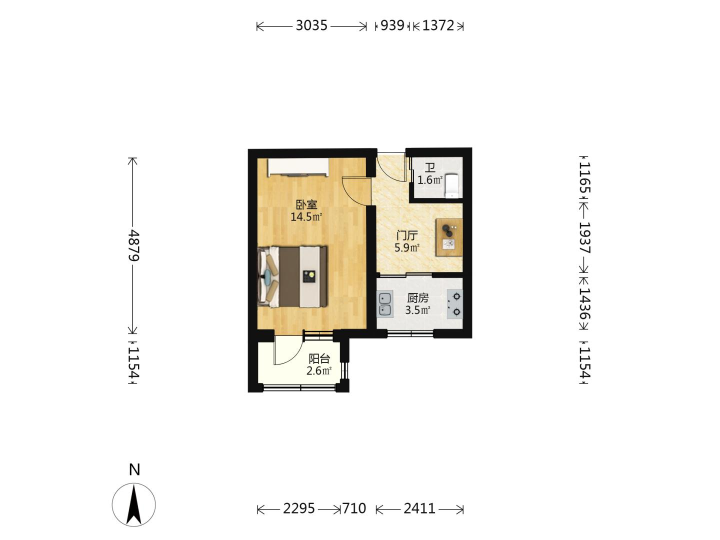
#> input picture dataset/pre/1室1厅1卫-37.7-38.3㎡-南.jpg, 1440 x 1080 px (shown at 1/2 size); its folder holds 4 pictures in this run
$ python pic_process.py
#> lines starting #> are read from the running program, lines starting #| are printed output that depends on the picture
from PIL import Image
import os


def crop_images(input_dir, output_dir, crop_area):
    """
    批量裁剪图片。

    参数：
        input_dir (str): 输入图片的目录路径。
        output_dir (str): 裁剪后图片的保存目录路径。
        crop_area (tuple): 裁剪区域，格式为 (left, upper, right, lower)。
    """
#> called with input_dir = 'dataset/pre', output_dir = 'dataset/corp', crop_area = (515, 477, 922, 590)
    if not os.path.exists(output_dir):
        os.makedirs(output_dir)

    for filename in os.listdir(input_dir):
        if filename.lower().endswith(('.png', '.jpg', '.jpeg', '.bmp', '.gif')):
            image_path = os.path.join(input_dir, filename)
            with Image.open(image_path) as img:
#> img is the input picture: PIL image 1440x1080 RGB; mean R, G, B 243.9, 242.3, 238.8
                cropped_img = img.crop(crop_area)
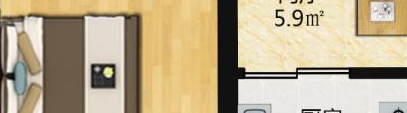
#> cropped_img: PIL image 407x113 RGB; mean R, G, B 188.3, 172.9, 141.9
                output_path = os.path.join(output_dir, filename)
                cropped_img.save(output_path)
                print(f'裁剪并保存图片: {output_path}')
#> pass 2 of the loop in crop_images, `for filename in os.listdir(input_dir):`:
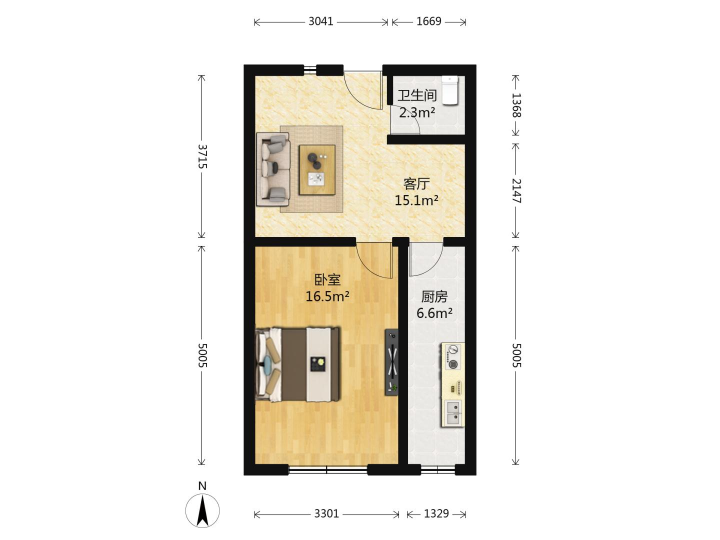
#> input picture dataset/pre/1室1厅1卫-48.8㎡-南.jpg, 1440 x 1080 px (shown at 1/2 size)
#> in crop_images, img is the input picture: PIL image 1440x1080 RGB; mean R, G, B 236.2, 232.8, 225.4
#> in crop_images, `cropped_img = img.crop(crop_area)`:
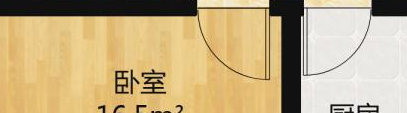
#> cropped_img: PIL image 407x113 RGB; mean R, G, B 196.2, 175.1, 132.7
#> pass 3 of the loop in crop_images, `for filename in os.listdir(input_dir):`:
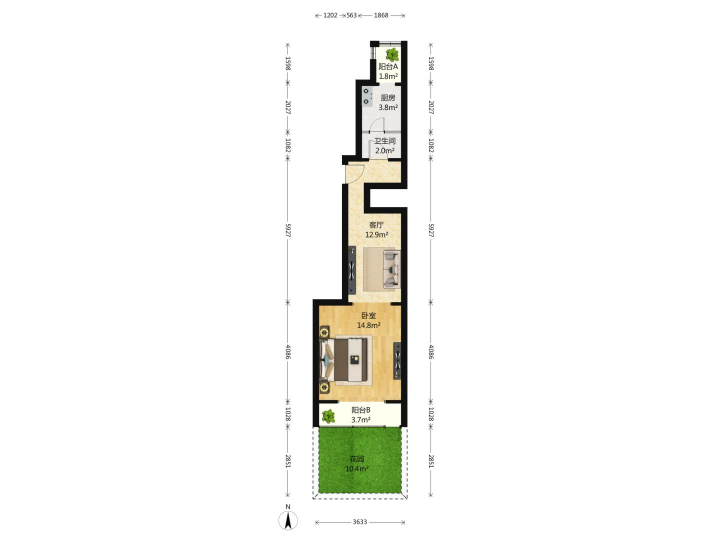
#> input picture dataset/pre/1室1厅1卫-52.2㎡-南,北.jpg, 1440 x 1080 px (shown at 1/2 size)
#> in crop_images, img is the input picture: PIL image 1440x1080 RGB; mean R, G, B 246, 246.2, 243
#> in crop_images, `cropped_img = img.crop(crop_area)`:
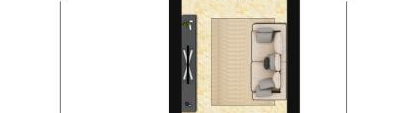
#> cropped_img: PIL image 407x113 RGB; mean R, G, B 224.6, 221.2, 214.9
#> the loop made 4 passes; the first 3 are shown


# 使用示例
input_directory = 'dataset/pre'
output_directory = 'dataset/corp'
crop_region = (515, 477, 515 + 407, 477 + 113)  # 左、上、右、下的像素值

crop_images(input_directory, output_directory, crop_region)
